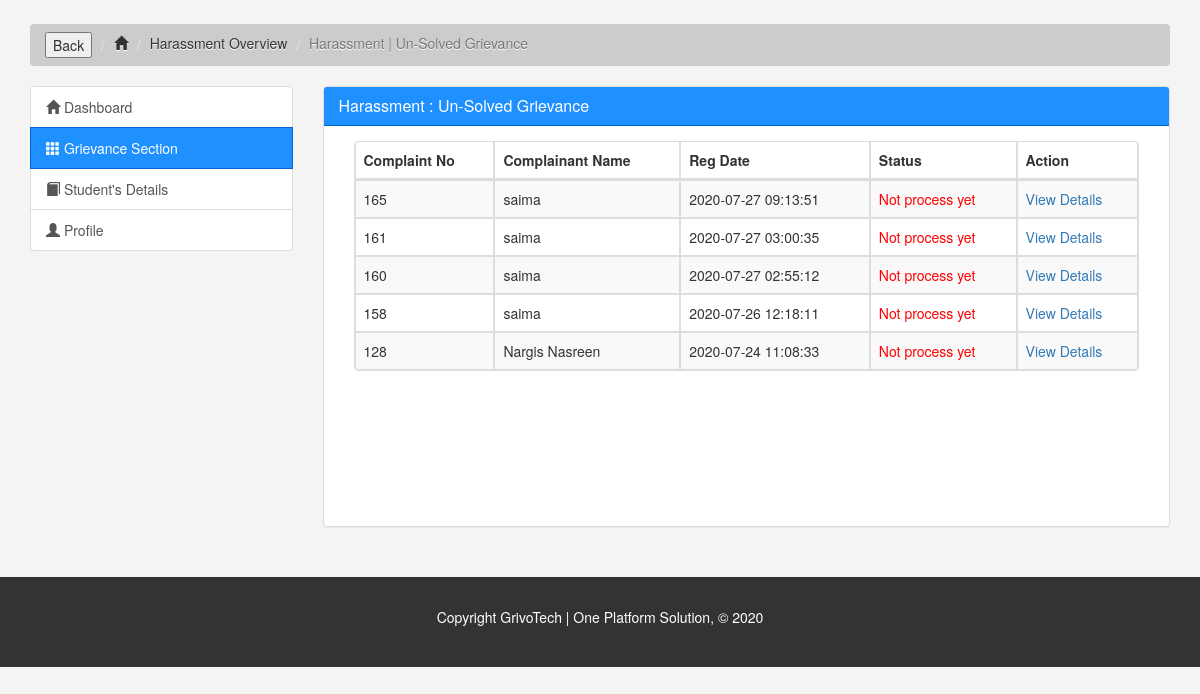
Page /college/harassment1.php (signed in) on the earlier database version.
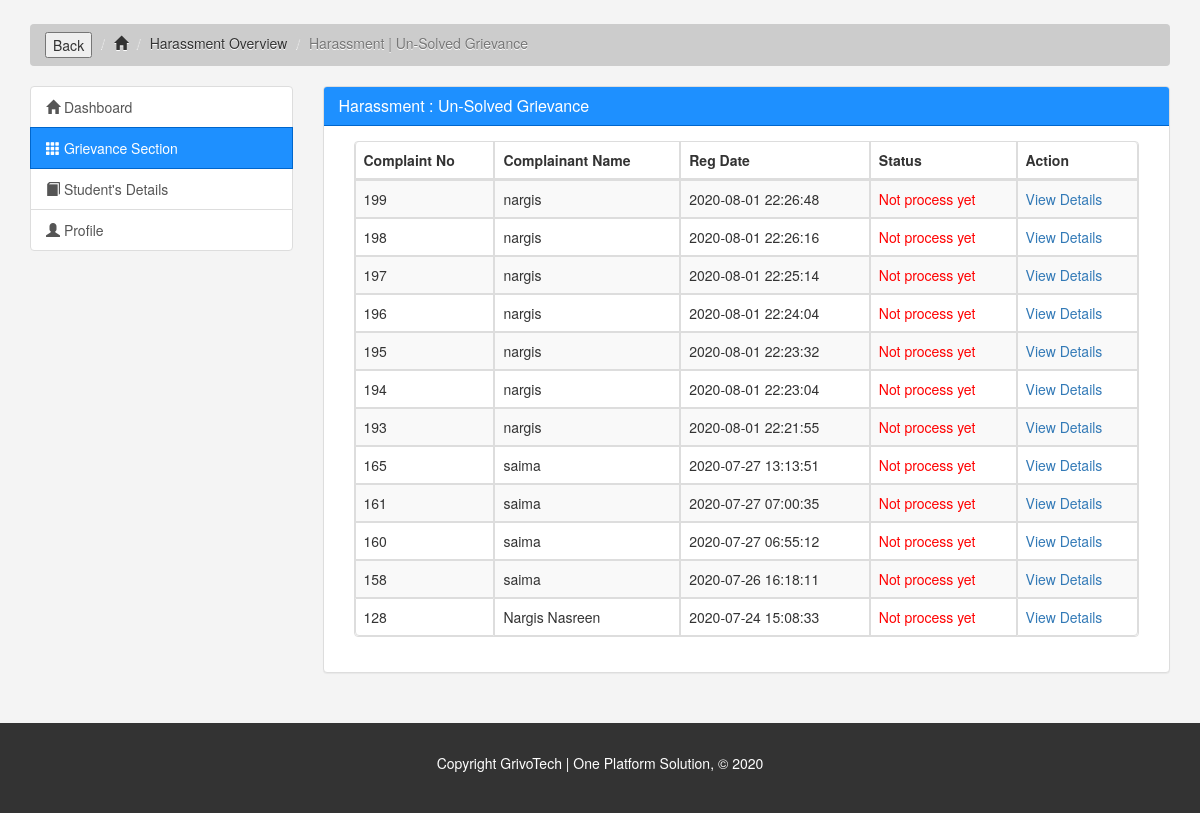
Same page on the later database version.
### tables this page shows
CREATE TABLE `complain` (
  `complaintNumber` int(11) NOT NULL,
  `userId` int(11) DEFAULT NULL,
  `grievanceId` int(11) DEFAULT NULL,
  `complain` mediumtext DEFAULT NULL,
  `proof` varchar(255) DEFAULT NULL,
  `isAnonymous` int(11) DEFAULT NULL,
  `regDate` timestamp NULL DEFAULT current_timestamp(),
  `status` varchar(50) DEFAULT NULL,
  `lastUdationDate` timestamp NULL DEFAULT NULL ON UPDATE current_timestamp(),
  `isGroupComplaint` tinyint(1) NOT NULL
);

CREATE TABLE `student` (
  `student_id` int(11) NOT NULL,
  `name` varchar(30) NOT NULL,
  `email` varchar(40) NOT NULL,
  `password` varchar(100) NOT NULL,
  `mobile` varchar(10) NOT NULL,
  `aadhar` varchar(16) NOT NULL,
  `college` varchar(80) NOT NULL,
  `course` varchar(25) NOT NULL,
  `branch` varchar(45) NOT NULL,
  `start` varchar(10) NOT NULL,
  `end` int(10) NOT NULL,
  `city` varchar(25) NOT NULL,
  `state` varchar(25) NOT NULL,
  `registration` int(50) NOT NULL,
  `userImage` varchar(255) DEFAULT NULL,
  `regDate` timestamp NOT NULL DEFAULT current_timestamp(),
  `updationDate` timestamp NULL DEFAULT NULL ON UPDATE current_timestamp(),
  `status` int(1) DEFAULT NULL
);

### college/harassment1.php (the view, shortened to what this page needs)
<?php
include('../include/db.php');
if(strlen($_SESSION['alogin'])==0)
	{
header('location:cllglogin.php');
}
else{
?>
<!DOCTYPE html>
<html lang="en">
<head>
	<link href="css/bootstrap.min.css" rel="stylesheet">
	<link rel="stylesheet" href="https://maxcdn.bootstrapcdn.com/bootstrap/3.3.7/css/bootstrap.min.css">
	<link rel="stylesheet" href="https://cdnjs.cloudflare.com/ajax/libs/font-awesome/4.7.0/css/font-awesome.min.css">
		<link rel="stylesheet" href="css/fac_style.css">
</head>
<body>
	<section id="breadcrumb">
		<div class="container" style="margin-top: 2%;">
			 <ol class="breadcrumb">
			 	<li><input type="button" value="Back" onclick="history.go(-1)"></li>
			 	<li><a href="index.php"><span class="glyphicon glyphicon-home" aria-hidden="true"></span></a></li>
			 	<li><a href="harassmentGrievance.php" style="text-decoration: none;">Harassment Overview</a></li>
			 	<li class="active">Harassment | Un-Solved Grievance</li>
			 </ol>
		</div>
	</section>
	<section id="main">
		<div class="container">
			<div class="row">
				<div class="col-md-3">
					<div class="list-group">
						<a href="index.php" class="list-group-item"><span class="glyphicon glyphicon-home" aria-hidden="true"></span> Dashboard</a>
						<a href="grievance_section.php" class="list-group-item active main-color-bg"><span class="glyphicon glyphicon-th" aria-hidden="true"></span> Grievance Section</a>
						<a href="studentdetails.php" class="list-group-item"><span class="glyphicon glyphicon-book" aria-hidden="true"></span> Student's Details</a>
						<a href="facultyprofile.php" class="list-group-item"><span class="glyphicon glyphicon-user" aria-hidden="true"></span> Profile</a>
					</div>
				</div>
				<div class="col-md-9">
					<div class="panel panel-default">
						<div class="panel-heading main-color-bg">
							<h3 class="panel-title">Harassment : Un-Solved Grievance</h3>
						</div>
						<div class="panel-body" style="min-height: 400px;">
							  <div class="col-sm-9 col-md-12 mt-5">
								  <table cellpadding="0" cellspacing="0" border="0" class="datatable-1 table table-bordered table-striped	table-repsonsive  display" >
									<thead>
										<tr>
											<th>Complaint No</th>
											<th>Complainant Name</th>
											<th>Reg Date</th>
											<th>Status</th>
											<th>Action</th>
										</tr>
									</thead>
                                    <tbody>
                              <?php
                              $query=mysqli_query($db,"select complain.*,student.name as name from complain join student on student.student_id=complain.userId where complain.status is null and complain.grievanceId='2' ORDER BY regDate DESC");
                             while($row=mysqli_fetch_array($query))
                              {
                                   ?>
										<tr>
											<td><?php echo htmlentities($row['complaintNumber']);?></td>
											<td><?php echo htmlentities($row['name']);?></td>
											<td><?php echo htmlentities($row['regDate']);?></td>
											<td style="color:red;">Not process yet</td>
											<td>   <a href="complaint-details.php?cid=<?php echo htmlentities($row['complaintNumber']);?>"> View Details</a>
											</td>
											</tr>
										<?php  } ?>
										</tbody>
								</table>
							 </div>
													</div>
					</div>
				</div>
			</div>
		</div>
	</section>
	<?php include('../include/footer.php'); ?>
</body>
</html>
<?php } ?>

### Day_First/include/footer.php
<footer id="footer">
	<p>Copyright GrivoTech | One Platform Solution, &copy; 2020</p>
</footer>

### Day_First/faculty/css/fac_style.css (style rules this page uses)
body { background: #f4f4f4; }
.main-color-bg { background-color: #1e90ff !important; border-color: #0066cc !important; color: #ffffff !important; }
.breadcrumb { background: #cccccc; color: #333333; }
.breadcrumb a { color: #333333; }
#footer { background: #333333; color: #ffffff; text-align: center; padding: 30px; margin-top: 30px; }

Differences in the rows shown:
added complain: complaintNumber "199", student.name "nargis", regDate "2020-08-01 22:26:48"
added complain: complaintNumber "198", student.name "nargis", regDate "2020-08-01 22:26:16"
added complain: complaintNumber "197", student.name "nargis", regDate "2020-08-01 22:25:14"
added complain: complaintNumber "196", student.name "nargis", regDate "2020-08-01 22:24:04"
added complain: complaintNumber "195", student.name "nargis", regDate "2020-08-01 22:23:32"
added complain: complaintNumber "194", student.name "nargis", regDate "2020-08-01 22:23:04"
added complain: complaintNumber "193", student.name "nargis", regDate "2020-08-01 22:21:55"
changed complain id 165: regDate "2020-07-27 09:13:51" → "2020-07-27 13:13:51"
changed complain id 161: regDate "2020-07-27 03:00:35" → "2020-07-27 07:00:35"
changed complain id 160: regDate "2020-07-27 02:55:12" → "2020-07-27 06:55:12"
changed complain id 158: regDate "2020-07-26 12:18:11" → "2020-07-26 16:18:11"
changed complain "Nargis Nasreen": regDate "2020-07-24 11:08:33" → "2020-07-24 15:08:33"
